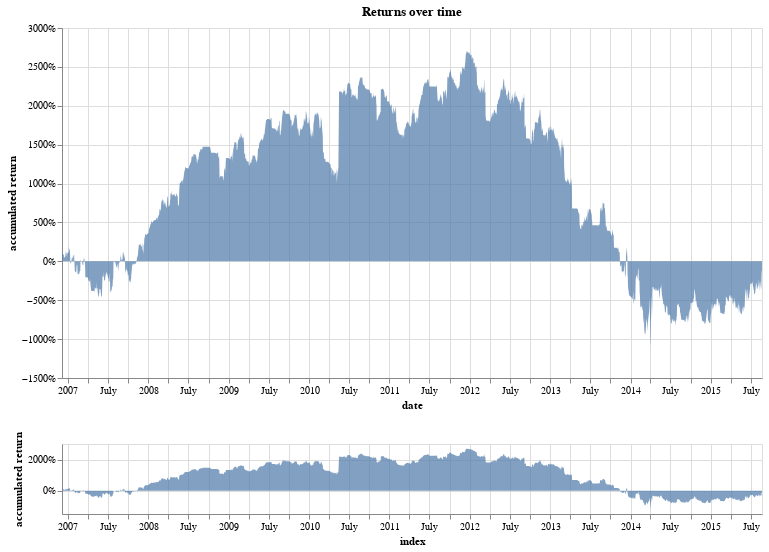

Notebook cell for this chart:
### Code cell
returns_chart(bt.balance)

### Figure 1 — Vega-Lite specification as saved in the notebook (floating-point values rounded to 4 significant figures; data arrays with more than 128 entries replaced by an {"elided": "..."} marker saying what was removed)
{"config": {"view": {"continuousWidth": 400, "continuousHeight": 300}}, "vconcat": [{"layer": [{"mark": "point", "encoding": {"opacity": {"value": 0}, "x": {"type": "temporal", "field": "index"}}, "selection": {"selector002": {"type": "single", "nearest": true, "on": "mouseover", "fields": ["index"], "empty": "none"}}}, {"mark": "point", "encoding": {"opacity": {"condition": {"value": 1, "selection": "selector002"}, "value": 0}, "x": {"type": "temporal", "field": "index"}, "y": {"type": "quantitative", "axis": {"format": "%"}, "field": "accumulated return"}}}, {"mark": {"type": "text", "align": "left", "dx": 5, "dy": -5}, "encoding": {"text": {"condition": {"type": "quantitative", "field": "accumulated return", "format": ".2%", "selection": "selector002"}, "value": " "}, "x": {"type": "temporal", "field": "index"}, "y": {"type": "quantitative", "axis": {"format": "%"}, "field": "accumulated return"}}}, {"mark": {"type": "area", "opacity": 0.7}, "encoding": {"x": {"type": "temporal", "axis": {"title": "date"}, "field": "index", "scale": {"domain": {"selection": "selector001"}}}, "y": {"type": "quantitative", "axis": {"format": "%"}, "field": "accumulated return"}}}], "height": 350, "title": "Returns over time", "width": 700}, {"mark": {"type": "area", "opacity": 0.7}, "encoding": {"x": {"type": "temporal", "field": "index"}, "y": {"type": "quantitative", "axis": {"format": "%"}, "field": "accumulated return"}}, "height": 70, "selection": {"selector001": {"type": "interval", "encodings": ["x"]}}, "width": 700}], "data": {"name": "data-5a07cb5c4e44fe9303c9d5f66b94d7ca"}, "$schema": "https://vega.github.io/schema/vega-lite/v4.0.0.json", "datasets": {"data-5a07cb5c4e44fe9303c9d5f66b94d7ca": {"elided": "2193 records"}}}
